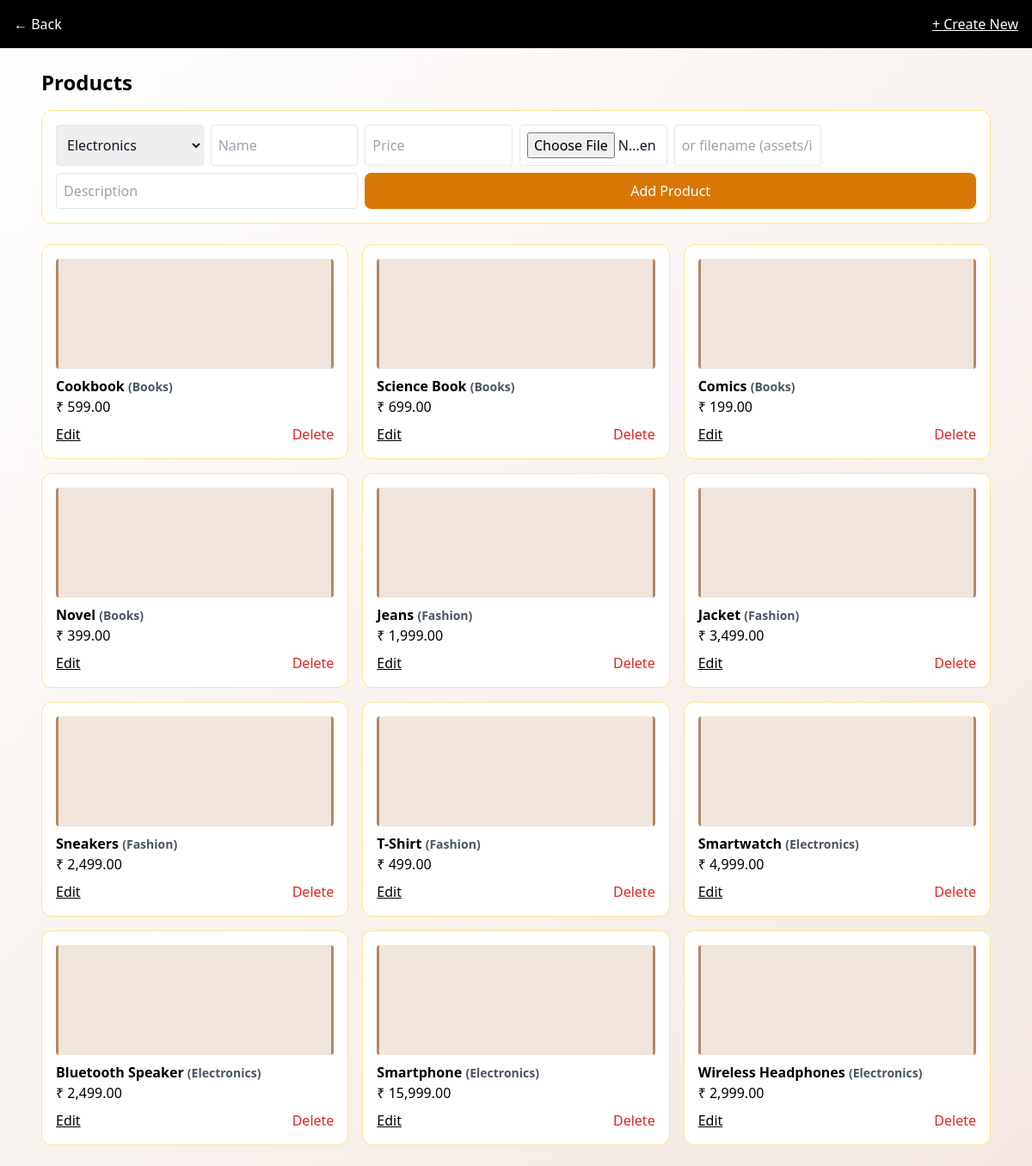
/admin/products.php (signed in), run on the app's committed database.
### tables this page shows
CREATE TABLE IF NOT EXISTS `products` (
  `id` INT AUTO_INCREMENT PRIMARY KEY,
  `category_id` INT NOT NULL,
  `name` VARCHAR(150) NOT NULL,
  `price` DECIMAL(10,2) NOT NULL,
  `image` VARCHAR(255) NULL,
  `description` TEXT NULL,
  CONSTRAINT `fk_prod_cat` FOREIGN KEY (`category_id`) REFERENCES `categories`(`id`) ON DELETE CASCADE,
  UNIQUE KEY `uniq_cat_name_in_products` (`category_id`,`name`)
);

CREATE TABLE IF NOT EXISTS `categories` (
  `id` INT AUTO_INCREMENT PRIMARY KEY,
  `name` VARCHAR(100) NOT NULL,
  `description` TEXT NULL,
  UNIQUE KEY `uniq_cat_name` (`name`)
);

### config.php (called while the page is built, shortened)
<?php
function e($s){ return htmlspecialchars($s ?? '', ENT_QUOTES, 'UTF-8'); }
?>

### functions.php (called while the page is built, shortened)
<?php
function format_money($n){ return '₹ '.number_format((float)$n,2); }
?>

### admin/products.php (the view, shortened to what this page needs)
<?php include 'guard.php';
$cats=$conn->query('SELECT * FROM categories ORDER BY id');
$prods=$conn->query('SELECT p.*, c.name cat FROM products p JOIN categories c ON c.id=p.category_id ORDER BY p.id DESC');
?><!doctype html><html><head><meta charset="utf-8"/><meta name="viewport" content="width=device-width,initial-scale=1"/>
<script src="https://cdn.tailwindcss.com"></script><title>Products</title></head>
<body class="bg-[linear-gradient(135deg,#ffffff,#f3e8e1)] text-gray-900">
  <div class="bg-black text-white p-4 flex justify-between">
    <a href="dashboard.php" class="hover:text-amber-300">← Back</a>
    <a href="product_edit.php" class="hover:text-amber-300 underline">+ Create New</a>
  </div>
  <div class="max-w-6xl mx-auto p-6">
    <h1 class="text-2xl font-bold text-black">Products</h1>
    <form method="post" enctype="multipart/form-data" class="mt-4 grid md:grid-cols-6 gap-2 p-4 bg-white border border-amber-200 rounded-xl">
      <select name="category_id" class="p-2 border rounded">
        <?php mysqli_data_seek($cats,0); while($c=$cats->fetch_assoc()): ?>
          <option value="<?php echo $c['id']; ?>"><?php echo e($c['name']); ?></option>
        <?php endwhile; ?>
      </select>
      <input name="name" required class="p-2 border rounded" placeholder="Name">
      <input name="price" required class="p-2 border rounded" placeholder="Price" type="number" step="0.01">
      <input name="image" type="file" class="p-2 border rounded" accept=".jpg,.jpeg,.png,.gif,.webp">
      <input name="image_text" class="p-2 border rounded" placeholder="or filename (assets/images/...)">
      <input name="description" class="p-2 border rounded md:col-span-2" placeholder="Description">
      <button name="add" class="relative btn-ripple bg-amber-600 hover:bg-amber-500 text-white px-4 py-2 rounded-lg md:col-span-4">Add Product</button>
    </form>
    <div class="grid md:grid-cols-3 gap-4 mt-6">
      <?php mysqli_data_seek($prods,0); while($p=$prods->fetch_assoc()): ?>
        <div class="border border-amber-200 rounded-xl p-4 bg-white card-tilt">
          <img src="../assets/images/<?php echo e($p['image']); ?>" class="w-full h-32 object-cover rounded bg-amber-50"/>
          <h3 class="mt-2 font-semibold text-black"><?php echo e($p['name']); ?> <span class="text-gray-600 text-sm">(<?php echo e($p['cat']); ?>)</span></h3>
          <p class="text-black"><?php echo format_money($p['price']); ?></p>
          <div class="flex justify-between mt-2">
            <a class="text-black underline hover:text-amber-700" href="product_edit.php?id=<?php echo $p['id']; ?>">Edit</a>
            <a class="text-red-600 hover:underline" href="?delete=<?php echo $p['id']; ?>">Delete</a>
          </div>
        </div>
      <?php endwhile; ?>
    </div>
  </div>
</body></html>

### data on the page
products: image (placeholder picture), name "Cookbook", category.name "Books", price "₹ 599.00"
products: image (placeholder picture), name "Science Book", category.name "Books", price "₹ 699.00"
products: image (placeholder picture), name "Comics", category.name "Books", price "₹ 199.00"
products: image (placeholder picture), name "Novel", category.name "Books", price "₹ 399.00"
products: image (placeholder picture), name "Jeans", category.name "Fashion", price "₹ 1,999.00"
products: image (placeholder picture), name "Jacket", category.name "Fashion", price "₹ 3,499.00"
products: image (placeholder picture), name "Sneakers", category.name "Fashion", price "₹ 2,499.00"
products: image (placeholder picture), name "T-Shirt", category.name "Fashion", price "₹ 499.00"
products: image (placeholder picture), name "Smartwatch", category.name "Electronics", price "₹ 4,999.00"
products: image (placeholder picture), name "Bluetooth Speaker", category.name "Electronics", price "₹ 2,499.00"
products: image (placeholder picture), name "Smartphone", category.name "Electronics", price "₹ 15,999.00"
products: image (placeholder picture), name "Wireless Headphones", category.name "Electronics", price "₹ 2,999.00"

### other printed values
form field category_id "Electronics"
